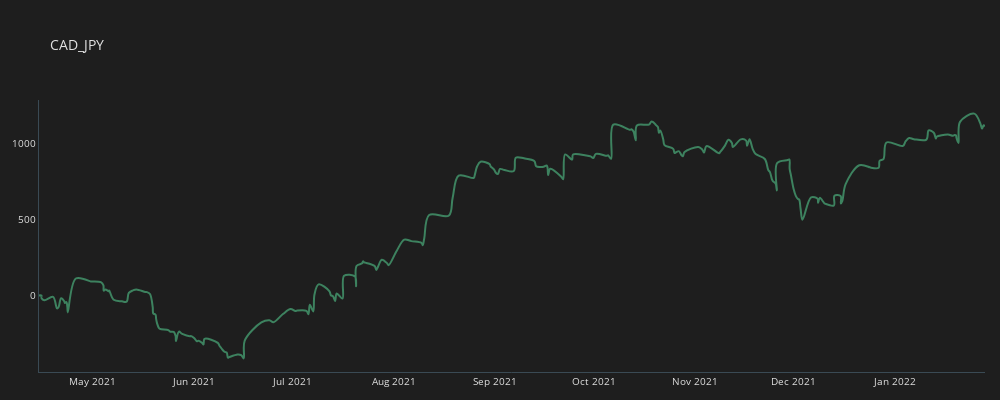

Notebook source saved alongside this figure:
### Code cell
plot_line(trades_cad_jpy, "CAD_JPY")

### Figure 1 — Plotly figure (JSON) as saved in the notebook; plotly's stock layout.template omitted (floating-point values rounded to 4 significant figures; data arrays with more than 128 entries replaced by an {"elided": "..."} marker saying what was removed)
{"data": [{"line": {"color": "#3d825f", "shape": "spline", "width": 2}, "mode": "lines", "name": "CAD_CUM_GAIN", "type": "scatter", "x": {"elided": "245 str values"}, "y": {"elided": "245 float values"}}], "layout": {"font": {"color": "#e1e1e1", "size": 10}, "height": 400, "margin": {"b": 15, "l": 15, "r": 15}, "paper_bgcolor": "#1e1e1e", "plot_bgcolor": "#1e1e1e", "title": {"text": "CAD_JPY"}, "width": 1000, "xaxis": {"linecolor": "#3a4a54", "linewidth": 1, "showgrid": false, "zeroline": false}, "yaxis": {"linecolor": "#3a4a54", "linewidth": 1, "showgrid": false, "zeroline": false}}}
